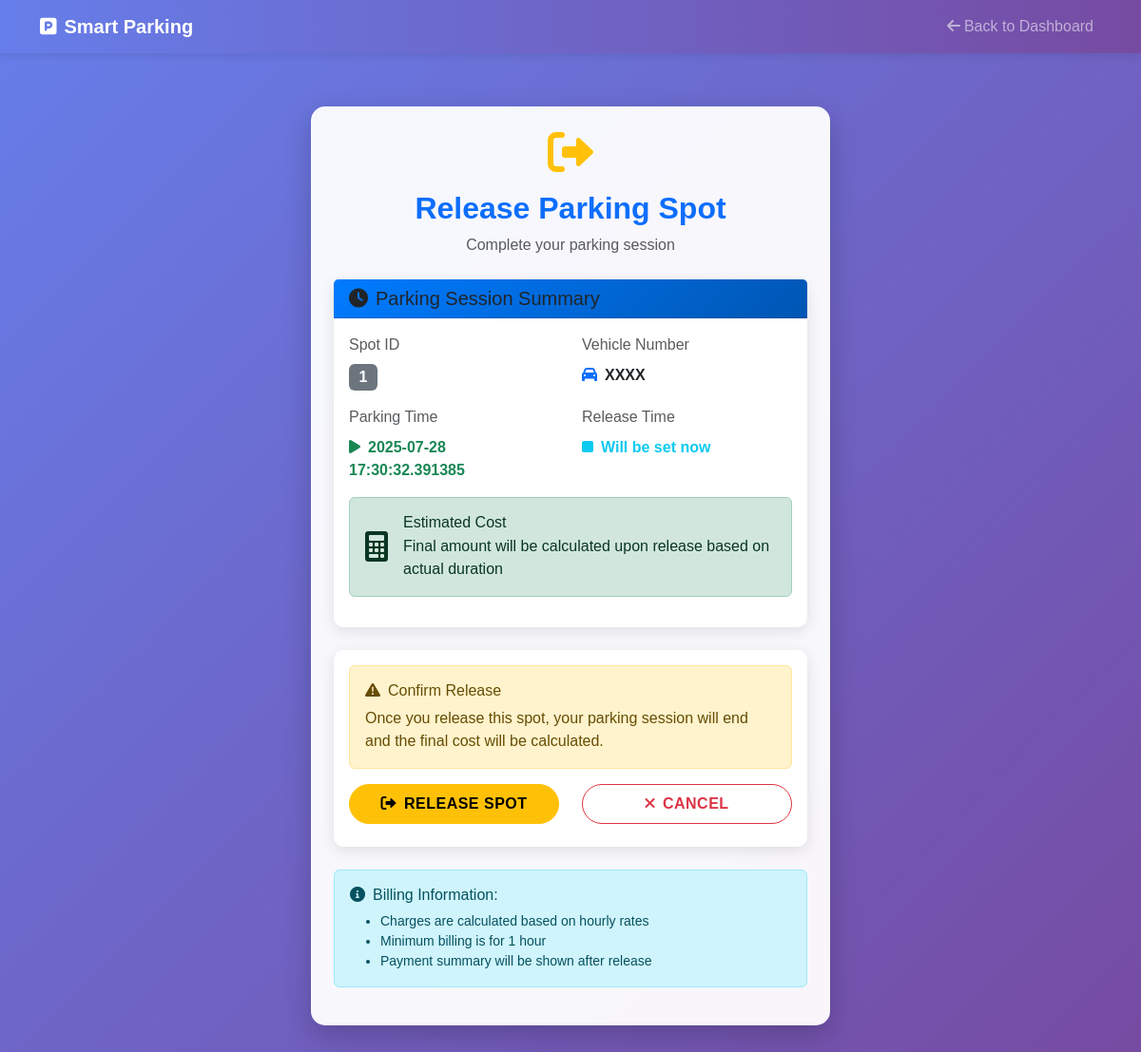
Before: /user/release/1 with the older database file.
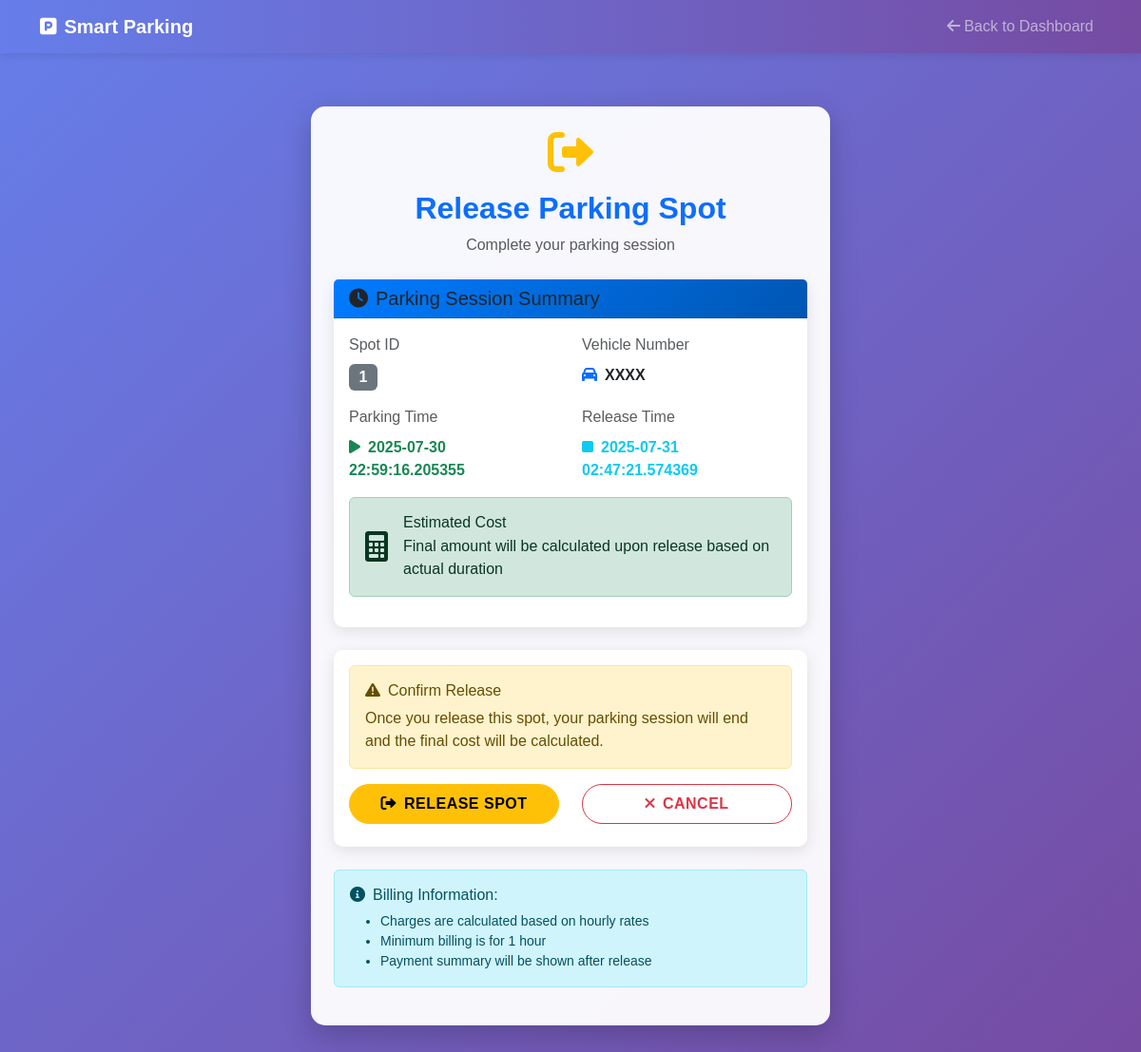
After: the same page with the newer database file.
### models/model.py (models this page shows)
class Reservation(db.Model):
    id = db.Column(db.Integer, primary_key=True)
    spot_id = db.Column(db.Integer, db.ForeignKey('parking_spot.id'), nullable=False)
    user_id = db.Column(db.Integer, db.ForeignKey('user.id'), nullable=False)
    parking_timestamp = db.Column(db.DateTime, default=datetime.utcnow)
    leaving_timestamp = db.Column(db.DateTime, nullable=True)
    parking_cost = db.Column(db.Float)

### controllers/user_routes.py (the view, shortened to what this page needs)
    @app.route("/user/release/<int:reservation_id>", methods=["GET", "POST"])
    def release_parking(reservation_id):
        res = Reservation.query.get_or_404(reservation_id)
        spot = res.spot
        return render_template("release_spot.html", res=res, spot=spot)

### templates/release_spot.html (shortened to what the changed rows need)
<!DOCTYPE html>
<html lang="en">
<head>
    <link href="https://cdn.jsdelivr.net/npm/bootstrap@5.3.0/dist/css/bootstrap.min.css" rel="stylesheet">
    <link href="https://cdnjs.cloudflare.com/ajax/libs/font-awesome/6.0.0/css/all.min.css" rel="stylesheet">
    <link href="{{ url_for('static', filename='css/styles.css') }}" rel="stylesheet">
</head>
<body>
    <div class="container mt-4">
        <div class="row justify-content-center">
            <div class="col-md-8 col-lg-6">
                <div class="main-container p-4">
                    <div class="text-center mb-4">
                        <h2 class="fw-bold text-primary">Release Parking Spot</h2>
                    </div>
                    <div class="card card-custom mb-4">
                        <div class="card-body">
                            <div class="row">
                                <div class="col-sm-6 mb-3">
                                    <label class="form-label text-muted">Parking Time</label>
                                    <div class="fw-bold text-success">
                                        <i class="fas fa-play me-2"></i>{{ res.parking_timestamp }}
                                    </div>
                                </div>
                                <div class="col-sm-6 mb-3">
                                    <label class="form-label text-muted">Release Time</label>
                                    <div class="fw-bold text-info">
                                        <i class="fas fa-stop me-2"></i>{{ res.leaving_timestamp or "Will be set now" }}
                                    </div>
                                </div>
                            </div>
                        </div>
                    </div>
                </div>
            </div>
        </div>
    </div>
</body>
</html>

Changed rows visible on the page:
changed Reservation: parking_timestamp "2025-07-28 17:30:32.391385" → "2025-07-30 22:59:16.205355"; leaving_timestamp "Will be set now" → "2025-07-31 02:47:21.574369"
